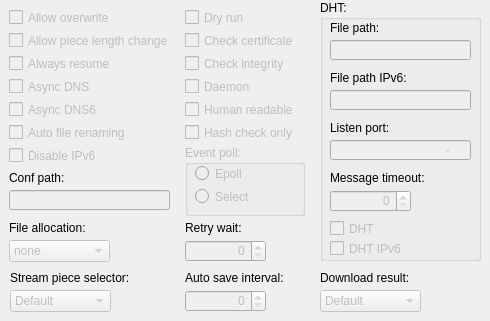
     <widget class="QWidget" name="tab_6">
      <attribute name="title">
       <string>Advanced</string>
      </attribute>
      <widget class="QCheckBox" name="checkBox_AllowOverwrite">
       <property name="enabled">
        <bool>false</bool>
       </property>
       <property name="geometry">
        <rect>
         <x>9</x>
         <y>9</y>
         <width>171</width>
         <height>17</height>
        </rect>
       </property>
       <property name="text">
        <string>Allow overwrite</string>
       </property>
      </widget>
      <widget class="QCheckBox" name="checkBox_AllowPieceLengthChange">
       <property name="enabled">
        <bool>false</bool>
       </property>
       <property name="geometry">
        <rect>
         <x>9</x>
         <y>32</y>
         <width>171</width>
         <height>17</height>
        </rect>
       </property>
       <property name="text">
        <string>Allow piece length change</string>
       </property>
      </widget>
      <widget class="QCheckBox" name="checkBox_AlwayResume">
       <property name="enabled">
        <bool>false</bool>
       </property>
       <property name="geometry">
        <rect>
         <x>9</x>
         <y>55</y>
         <width>171</width>
         <height>17</height>
        </rect>
       </property>
       <property name="text">
        <string>Always resume</string>
       </property>
      </widget>
      <widget class="QCheckBox" name="checkBox_AsyncDns">
       <property name="enabled">
        <bool>false</bool>
       </property>
       <property name="geometry">
        <rect>
         <x>9</x>
         <y>78</y>
         <width>171</width>
         <height>17</height>
        </rect>
       </property>
       <property name="text">
        <string>Async DNS</string>
       </property>
      </widget>
      <widget class="QCheckBox" name="checkBox_AutoFileRenaming">
       <property name="enabled">
        <bool>false</bool>
       </property>
       <property name="geometry">
        <rect>
         <x>9</x>
         <y>124</y>
         <width>171</width>
         <height>17</height>
        </rect>
       </property>
       <property name="text">
        <string>Auto file renaming</string>
       </property>
      </widget>
      <widget class="QLabel" name="label_26">
       <property name="geometry">
        <rect>
         <x>185</x>
         <y>270</y>
         <width>131</width>
         <height>16</height>
        </rect>
       </property>
       <property name="text">
        <string>Auto save interval:</string>
       </property>
       <property name="buddy">
        <cstring>spinBox_AutoSaveInterval</cstring>
       </property>
      </widget>
      <widget class="QSpinBox" name="spinBox_AutoSaveInterval">
       <property name="enabled">
        <bool>false</bool>
       </property>
       <property name="geometry">
        <rect>
         <x>185</x>
         <y>290</y>
         <width>81</width>
         <height>22</height>
        </rect>
       </property>
       <property name="alignment">
        <set>Qt::AlignRight|Qt::AlignTrailing|Qt::AlignVCenter</set>
       </property>
       <property name="specialValueText">
        <string/>
       </property>
      </widget>
      <widget class="QCheckBox" name="checkBox_DisableIPV6">
       <property name="enabled">
        <bool>false</bool>
       </property>
       <property name="geometry">
        <rect>
         <x>9</x>
         <y>147</y>
         <width>171</width>
         <height>17</height>
        </rect>
       </property>
       <property name="text">
        <string>Disable IPv6</string>
       </property>
      </widget>
      <widget class="QCheckBox" name="checkBox_DryRun">
       <property name="enabled">
        <bool>false</bool>
       </property>
       <property name="geometry">
        <rect>
         <x>185</x>
         <y>9</y>
         <width>131</width>
         <height>17</height>
        </rect>
       </property>
       <property name="text">
        <string>Dry run</string>
       </property>
      </widget>
      <widget class="QCheckBox" name="checkBox_CheckCertificate">
       <property name="enabled">
        <bool>false</bool>
       </property>
       <property name="geometry">
        <rect>
         <x>185</x>
         <y>32</y>
         <width>131</width>
         <height>17</height>
        </rect>
       </property>
       <property name="text">
        <string>Check certificate</string>
       </property>
      </widget>
      <widget class="QCheckBox" name="checkBox_CheckIntegrity">
       <property name="enabled">
        <bool>false</bool>
       </property>
       <property name="geometry">
        <rect>
         <x>185</x>
         <y>55</y>
         <width>131</width>
         <height>17</height>
        </rect>
       </property>
       <property name="text">
        <string>Check integrity</string>
       </property>
      </widget>
      <widget class="QLabel" name="label_29">
       <property name="geometry">
        <rect>
         <x>9</x>
         <y>170</y>
         <width>171</width>
         <height>16</height>
        </rect>
       </property>
       <property name="text">
        <string>Conf path:</string>
       </property>
       <property name="buddy">
        <cstring>lineEdit_ConfPath</cstring>
       </property>
      </widget>
      <widget class="QLineEdit" name="lineEdit_ConfPath">
       <property name="enabled">
        <bool>false</bool>
       </property>
       <property name="geometry">
        <rect>
         <x>9</x>
         <y>190</y>
         <width>161</width>
         <height>20</height>
        </rect>
       </property>
      </widget>
      <widget class="QCheckBox" name="checkBox_Daemon">
       <property name="enabled">
        <bool>false</bool>
       </property>
       <property name="geometry">
        <rect>
         <x>185</x>
         <y>78</y>
         <width>131</width>
         <height>17</height>
        </rect>
       </property>
       <property name="text">
        <string>Daemon</string>
       </property>
      </widget>
      <widget class="QGroupBox" name="groupBox_5">
       <property name="enabled">
        <bool>true</bool>
       </property>
       <property name="geometry">
        <rect>
         <x>320</x>
         <y>0</y>
         <width>161</width>
         <height>261</height>
        </rect>
       </property>
       <property name="title">
        <string>DHT:</string>
       </property>
       <widget class="QLabel" name="label_30">
        <property name="geometry">
         <rect>
          <x>10</x>
          <y>20</y>
          <width>141</width>
          <height>16</height>
         </rect>
        </property>
        <property name="text">
         <string>File path:</string>
        </property>
        <property name="buddy">
         <cstring>lineEdit_DHT_FilePath</cstring>
        </property>
       </widget>
       <widget class="QLineEdit" name="lineEdit_DHT_FilePath">
        <property name="enabled">
         <bool>false</bool>
        </property>
        <property name="geometry">
         <rect>
          <x>10</x>
          <y>40</y>
          <width>141</width>
          <height>20</height>
         </rect>
        </property>
       </widget>
       <widget class="QLabel" name="label_31">
        <property name="geometry">
         <rect>
          <x>10</x>
          <y>120</y>
          <width>141</width>
          <height>16</height>
         </rect>
        </property>
        <property name="text">
         <string>Listen port:</string>
        </property>
        <property name="buddy">
         <cstring>lineEdit_DHT_ListenPort</cstring>
        </property>
       </widget>
       <widget class="QLineEdit" name="lineEdit_DHT_ListenPort">
        <property name="enabled">
         <bool>false</bool>
        </property>
        <property name="geometry">
         <rect>
          <x>10</x>
          <y>140</y>
          <width>141</width>
          <height>20</height>
         </rect>
        </property>
        <property name="inputMask">
         <string notr="true">00000-00000; </string>
        </property>
        <property name="text">
         <string notr="true">-</string>
        </property>
        <property name="alignment">
         <set>Qt::AlignRight|Qt::AlignTrailing|Qt::AlignVCenter</set>
        </property>
       </widget>
       <widget class="QLabel" name="label_32">
        <property name="geometry">
         <rect>
          <x>10</x>
          <y>170</y>
          <width>141</width>
          <height>16</height>
         </rect>
        </property>
        <property name="text">
         <string>Message timeout:</string>
        </property>
        <property name="buddy">
         <cstring>spinBox_DHT_MessageTimeout</cstring>
        </property>
       </widget>
       <widget class="QSpinBox" name="spinBox_DHT_MessageTimeout">
        <property name="enabled">
         <bool>false</bool>
        </property>
        <property name="geometry">
         <rect>
          <x>10</x>
          <y>190</y>
          <width>81</width>
          <height>22</height>
         </rect>
        </property>
        <property name="alignment">
         <set>Qt::AlignRight|Qt::AlignTrailing|Qt::AlignVCenter</set>
        </property>
       </widget>
       <widget class="QLabel" name="label_44">
        <property name="geometry">
         <rect>
          <x>10</x>
          <y>70</y>
          <width>141</width>
          <height>16</height>
         </rect>
        </property>
        <property name="text">
         <string>File path IPv6:</string>
        </property>
        <property name="buddy">
         <cstring>lineEdit_DHT_FilePath</cstring>
        </property>
       </widget>
       <widget class="QLineEdit" name="lineEdit_DHT_FilePath6">
        <property name="enabled">
         <bool>false</bool>
        </property>
        <property name="geometry">
         <rect>
          <x>10</x>
          <y>90</y>
          <width>141</width>
          <height>20</height>
         </rect>
        </property>
       </widget>
       <widget class="QCheckBox" name="checkBox_EnableDHT">
        <property name="enabled">
         <bool>false</bool>
        </property>
        <property name="geometry">
         <rect>
          <x>10</x>
          <y>220</y>
          <width>141</width>
          <height>17</height>
         </rect>
        </property>
        <property name="text">
         <string notr="true">DHT</string>
        </property>
       </widget>
       <widget class="QCheckBox" name="checkBox_EnableDHT6">
        <property name="enabled">
         <bool>false</bool>
        </property>
        <property name="geometry">
         <rect>
          <x>10</x>
          <y>240</y>
          <width>141</width>
          <height>17</height>
         </rect>
        </property>
        <property name="text">
         <string notr="true">DHT IPv6</string>
        </property>
       </widget>
      </widget>
      <widget class="QGroupBox" name="groupBox_6">
       <property name="enabled">
        <bool>false</bool>
       </property>
       <property name="geometry">
        <rect>
         <x>185</x>
         <y>145</y>
         <width>120</width>
         <height>71</height>
        </rect>
       </property>
       <property name="title">
        <string>Event poll:</string>
       </property>
       <widget class="QRadioButton" name="radioButton_EventPoll_Epoll">
        <property name="geometry">
         <rect>
          <x>10</x>
          <y>20</y>
          <width>82</width>
          <height>17</height>
         </rect>
        </property>
        <property name="text">
         <string>Epoll</string>
        </property>
       </widget>
       <widget class="QRadioButton" name="radioButton_EventPoll_Select">
        <property name="geometry">
         <rect>
          <x>10</x>
          <y>43</y>
          <width>82</width>
          <height>17</height>
         </rect>
        </property>
        <property name="text">
         <string>Select</string>
        </property>
       </widget>
      </widget>
      <widget class="QCheckBox" name="checkBox_HumanReadable">
       <property name="enabled">
        <bool>false</bool>
       </property>
       <property name="geometry">
        <rect>
         <x>185</x>
         <y>101</y>
         <width>131</width>
         <height>17</height>
        </rect>
       </property>
       <property name="text">
        <string>Human readable</string>
       </property>
      </widget>
      <widget class="QComboBox" name="comboBox_FileAllocation">
       <property name="enabled">
        <bool>false</bool>
       </property>
       <property name="geometry">
        <rect>
         <x>9</x>
         <y>240</y>
         <width>101</width>
         <height>22</height>
        </rect>
       </property>
       <item>
        <property name="text">
         <string>none</string>
        </property>
       </item>
       <item>
        <property name="text">
         <string notr="true">prealloc</string>
        </property>
       </item>
       <item>
        <property name="text">
         <string notr="true">falloc</string>
        </property>
       </item>
      </widget>
      <widget class="QLabel" name="label_33">
       <property name="geometry">
        <rect>
         <x>9</x>
         <y>220</y>
         <width>171</width>
         <height>16</height>
        </rect>
       </property>
       <property name="text">
        <string>File allocation:</string>
       </property>
       <property name="buddy">
        <cstring>comboBox_FileAllocation</cstring>
       </property>
      </widget>
      <widget class="QCheckBox" name="checkBox_AsyncDns6">
       <property name="enabled">
        <bool>false</bool>
       </property>
       <property name="geometry">
        <rect>
         <x>9</x>
         <y>101</y>
         <width>171</width>
         <height>17</height>
        </rect>
       </property>
       <property name="text">
        <string>Async DNS6</string>
       </property>
      </widget>
      <widget class="QLabel" name="label_48">
       <property name="geometry">
        <rect>
         <x>185</x>
         <y>220</y>
         <width>131</width>
         <height>16</height>
        </rect>
       </property>
       <property name="text">
        <string>Retry wait:</string>
       </property>
       <property name="buddy">
        <cstring>spinBox_DHT_MessageTimeout</cstring>
       </property>
      </widget>
      <widget class="QSpinBox" name="spinBox_RetryWait">
       <property name="enabled">
        <bool>false</bool>
       </property>
       <property name="geometry">
        <rect>
         <x>185</x>
         <y>240</y>
         <width>81</width>
         <height>22</height>
        </rect>
       </property>
       <property name="alignment">
        <set>Qt::AlignRight|Qt::AlignTrailing|Qt::AlignVCenter</set>
       </property>
      </widget>
      <widget class="QComboBox" name="comboBox_StreamPieceSelector">
       <property name="enabled">
        <bool>false</bool>
       </property>
       <property name="geometry">
        <rect>
         <x>10</x>
         <y>290</y>
         <width>101</width>
         <height>22</height>
        </rect>
       </property>
       <property name="layoutDirection">
        <enum>Qt::LeftToRight</enum>
       </property>
       <item>
        <property name="text">
         <string>Default</string>
        </property>
       </item>
       <item>
        <property name="text">
         <string notr="true">InOrder</string>
        </property>
       </item>
      </widget>
      <widget class="QLabel" name="label_49">
       <property name="geometry">
        <rect>
         <x>10</x>
         <y>270</y>
         <width>171</width>
         <height>16</height>
        </rect>
       </property>
       <property name="text">
        <string>Stream piece selector:</string>
       </property>
       <property name="buddy">
        <cstring>spinBox_NoFileAllocationLimit</cstring>
       </property>
      </widget>
      <widget class="QLabel" name="label_50">
       <property name="geometry">
        <rect>
         <x>320</x>
         <y>270</y>
         <width>161</width>
         <height>16</height>
        </rect>
       </property>
       <property name="text">
        <string>Download result:</string>
       </property>
       <property name="buddy">
        <cstring>spinBox_AutoSaveInterval</cstring>
       </property>
      </widget>
      <widget class="QComboBox" name="comboBox_DownloadResult">
       <property name="enabled">
        <bool>false</bool>
       </property>
       <property name="geometry">
        <rect>
         <x>320</x>
         <y>290</y>
         <width>101</width>
         <height>22</height>
        </rect>
       </property>
       <item>
        <property name="text">
         <string>Default</string>
        </property>
       </item>
       <item>
        <property name="text">
         <string>Full</string>
        </property>
       </item>
      </widget>
      <widget class="QCheckBox" name="checkBox_HashCheckOnly">
       <property name="enabled">
        <bool>false</bool>
       </property>
       <property name="geometry">
        <rect>
         <x>185</x>
         <y>124</y>
         <width>131</width>
         <height>17</height>
        </rect>
       </property>
       <property name="text">
        <string>Hash check only</string>
       </property>
      </widget>
     </widget>
